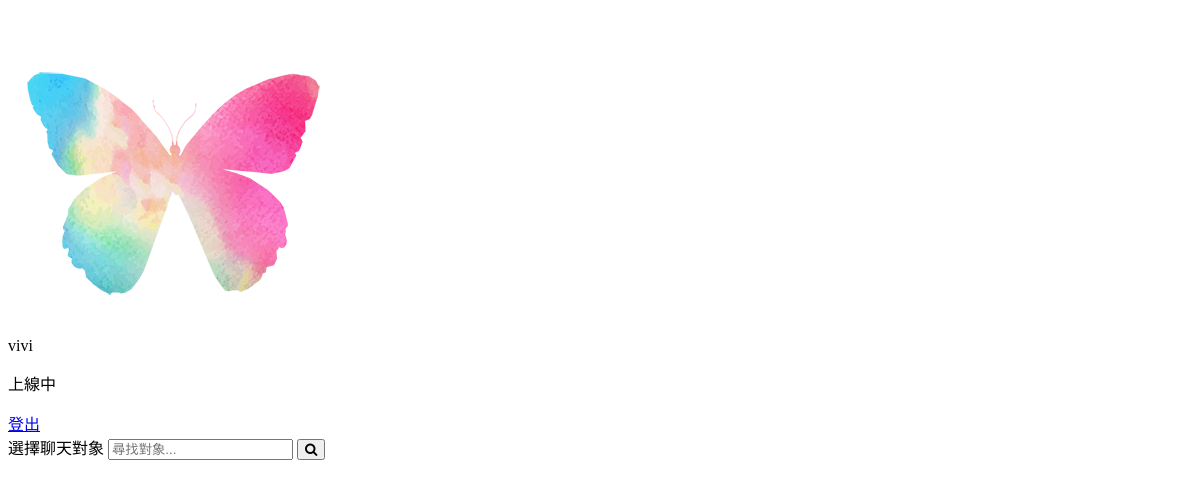
/users.php (signed in), run on the app's committed database.
### tables this page shows
CREATE TABLE `users` (
  `uid` int(200) NOT NULL,
  `account` varchar(256) NOT NULL,
  `password` varchar(256) NOT NULL,
  `nickname` varchar(256) NOT NULL,
  `gender` varchar(256) NOT NULL,
  `email` varchar(256) NOT NULL,
  `birth` date NOT NULL,
  `img` varchar(400) NOT NULL,
  `status` varchar(256) NOT NULL,
  `register` datetime NOT NULL,
  `mid` int(11) NOT NULL,
  `unique_id` int(200) NOT NULL
);

### users.php (the view, shortened to what this page needs)
<?php
include_once "php/config.php";
?>
<?php include_once "header.php"; ?>
<body>
      <div class="wrapper">
            <section class="users">
                  <header>
                        <div class="content">
                              <?php
                              $sql = mysqli_query($conn, "SELECT * FROM users WHERE unique_id = {$_SESSION['unique_id']}");
                              if (mysqli_num_rows($sql) > 0) {
                                    $row = mysqli_fetch_assoc($sql);
                              }
                              ?>
                              <img src="php/images/<?php echo $row['img']; ?>" alt="">
                              <div class="details">
                                    <span><?php echo $row['nickname']; ?></span>
                                    <p><?php echo $row['status']; ?></p>
                              </div>
                        </div>
                        <a href="php/logout.php?logout_id=<?php echo $row['unique_id']; ?>" class="logout">登出</a>
                  </header>
                  <div class="search">
                        <span class="text">選擇聊天對象</span>
                        <input type="text" placeholder="尋找對象..." />
                        <button><i class="fa fa-search"></i></button>
                  </div>
            </section>
      </div>
</body>
</html>

### data on the page
users: img (picture), nickname "vivi", status "上線中"
